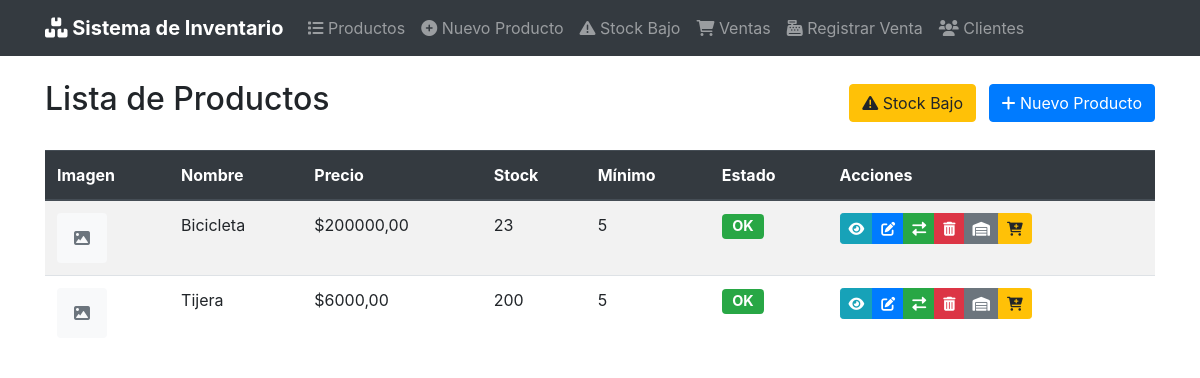
The app's page /, older data.
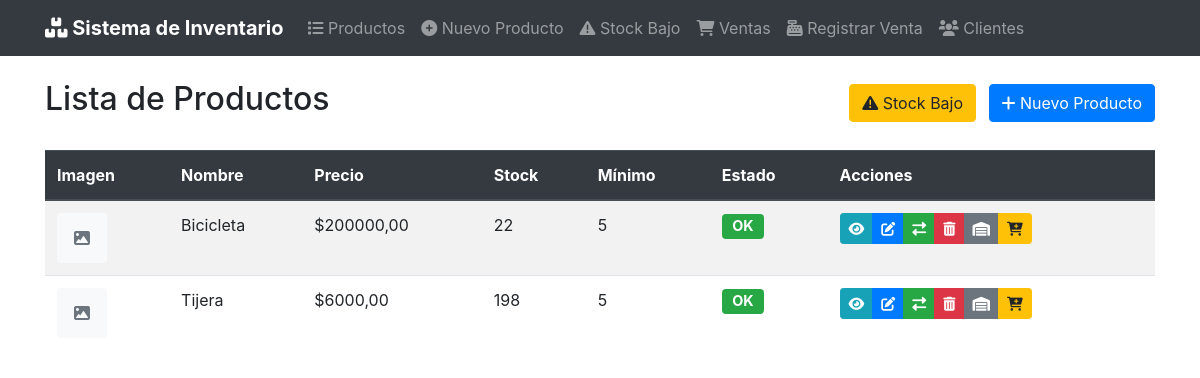
The same page, newer data.
### productos/models.py (models this page shows, shortened)
class Producto(models.Model):
    nombre = models.CharField("Nombre", max_length=50)
    descripcion = models.CharField("Descripcion", max_length=200)
    precio_unitario = models.DecimalField("Precio", max_digits=10, decimal_places=2)
    sku = models.CharField("sku", max_length=20, unique=True)
    stock = models.IntegerField(default=0)
    stock_minimo = models.IntegerField(default=5, verbose_name="Stock Minimo")
    imagen = models.ImageField(
        "Imagen",
        upload_to=get_image_path,
        validators=[validate_image_size],
        blank=True,
        null=True,
        help_text="Formatos permitidos: jpg, png, gif. Tamaño maximo: 5MB"
    )
    fecha_creacion = models.DateTimeField("Fecha de creacion", auto_now_add=True)
    fecha_actualizacion = models.DateTimeField("Fecha de creacion", auto_now=True)
    class Meta:
        verbose_name = 'Producto'
        verbose_name_plural = 'Productos'
        ordering = ['nombre']
    @property
    def necesita_reposicion(self):
        return self.stock < self.stock_minimo

### productos/views.py (the view)
# urls.py: path('', views.ProductoListView.as_view(), name='producto_list'),
class ProductoListView(ListView):
    model = Producto
    template_name = "producto/producto_list.html"
    context_object_name = "productos"
    paginated_by = 10
    def get_queryset(self):
        queryset = super().get_queryset()
        stock_bajo = self.request.GET.get('stock_bajo')
        if stock_bajo:
            queryset = queryset.filter(stock__lt=F("stock_minimo"))
        return queryset.order_by("nombre")
    def get_context_data(self, **kwargs):
        context = super().get_context_data(**kwargs)
        context["stock_bajo"] = self.request.GET.get("stock_bajo")
        return context
    def get(self, request, *args, **kwargs):
        response = super().get(request, *args, **kwargs)
        if not self.get_queryset().exists():
            messages.info(request, "No hay productos disponibles.")
        return response

### templates/productos/producto_list.html (shortened to what this page needs)
{% extends 'productos/base.html' %}
{% load bootstrap4 %}
{% block header %}Lista de Productos{% endblock %}
{% block extra_buttons %}
<div>
    <a href="{% url 'productos:stock_bajo_list' %}" class="btn btn-warning mr-2">
        <i class="fas fa-exclamation-triangle"></i> Stock Bajo
    </a>
    <a href="{% url 'productos:producto_create' %}" class="btn btn-primary">
        <i class="fas fa-plus"></i> Nuevo Producto
    </a>
</div>
{% endblock %}
{% block content %}
{% if productos %}
<div class="table-responsive">
    <table class="table table-striped table-hover">
        <thead class="thead-dark">
            <tr>
                <th>Imagen</th>
                <th>Nombre</th>
                <th>Precio</th>
                <th>Stock</th>
                <th>Mínimo</th>
                <th>Estado</th>
                <th>Acciones</th>
            </tr>
        </thead>
        <tbody>
            {% for producto in productos %}
            <tr class="{% if producto.necesita_reposicion %}table-warning{% endif %}">
                <td>
                    {% if producto.imagen %}
                        <img src="{{ producto.imagen.url }}" alt="{{ producto.nombre }}" class="product-img rounded">
                    {% else %}
                        <div class="product-img bg-light d-flex align-items-center justify-content-center rounded">
                            <i class="fas fa-image text-muted"></i>
                        </div>
                    {% endif %}
                </td>
                <td>{{ producto.nombre }}</td>
                <td>${{ producto.precio_unitario }}</td>
                <td>
                    {{ producto.stock }}
                </td>
                <td>{{ producto.stock_minimo }}</td>
                <td>
                    {% if producto.necesita_reposicion %}
                        <span class="badge badge-warning badge-lg">Bajo</span>
                    {% else %}
                        <span class="badge badge-success badge-lg">OK</span>
                    {% endif %}
                </td>
                <td>
                    <div class="btn-group btn-group-sm">
                        <a href="{% url 'productos:producto_detail' producto.pk %}" class="btn btn-info" title="Ver detalle">
                            <i class="fas fa-eye"></i>
                        </a>
                        <a href="{% url 'productos:producto_form' producto.pk %}" class="btn btn-primary" title="Editar">
                            <i class="fas fa-edit"></i>
                        </a>
                        <a href="{% url 'productos:producto_movimiento_form' producto.pk %}" class="btn btn-success" title="Movimiento">
                            <i class="fas fa-exchange-alt"></i>
                        </a>
                        <a href="{% url 'productos:producto_confirm_delete' producto.pk %}" class="btn btn-danger" title ="Eliminar">
                            <i class="fas fa-trash-alt"></i>
                        </a>
                        <a href="{% url 'productos:ajuste_stock_form' producto.pk %}" class="btn btn-secondary" title="Editar stock">
                            <i class="fas fa-warehouse"></i>
                        </a>
                        <a href="{% url 'ventas:venta_create' %}" class="btn btn-warning" title="Nueva venta">
                            <i class="fas fa-cart-plus"></i>
                        </a>
                    </div>
                </td>
            </tr>
            {% endfor %}
        </tbody>
    </table>
</div>
{% else %}
<div class="alert alert-info">
    <i class="fas fa-info-circle"></i> No hay productos registrados.
</div>
{% include 'producto/paginator.html' %}
{% endif %}
{% endblock %}

Row changes from the older to the newer data that the page shows:
changed Producto "Bicicleta": stock "23" → "22"
changed Producto "Tijera": stock "200" → "198"
